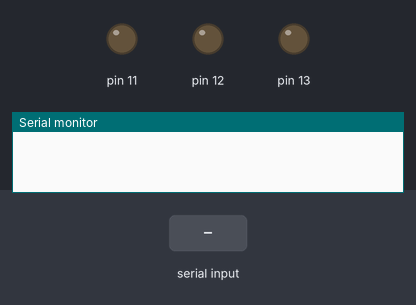
Bench run of a sketch on a simulated Arduino Uno, built with avr-gcc and run on an emulated ATmega328P. Parts: output pins drawn as LEDs (lit = HIGH), the last lines printed to the serial monitor. The inputs (shaded band) are chosen by the test bench.

Above: at 1.2 s.
1.3 s: "90,45\n" received over Serial
At 2.5 s:
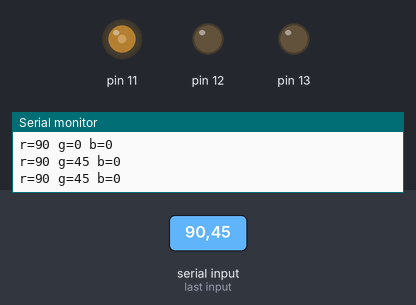
2.8 s: "30,150\n" received over Serial
At 3.9 s:
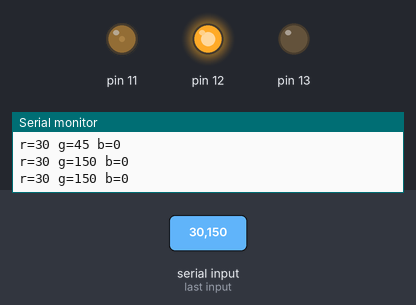
4.3 s: "0\n" received over Serial
At 5.6 s:
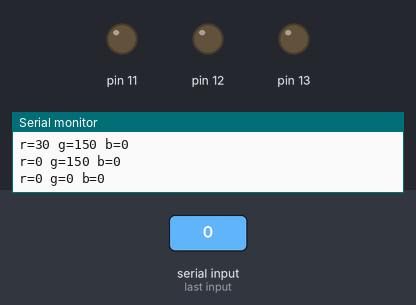
6.8 s: "200\n" received over Serial
At 8.0 s:
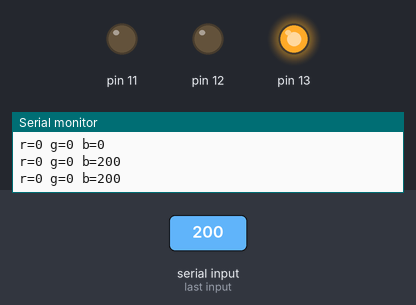
8.3 s: "200\n" received over Serial
At 9.1 s:
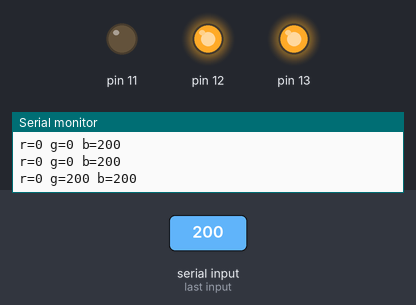
10.8 s: "90\n" received over Serial
At 11.6 s:
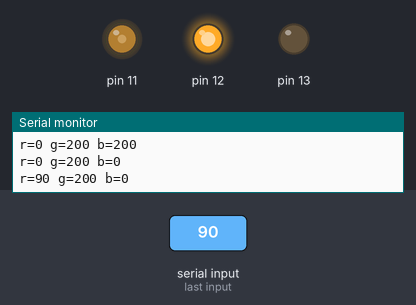
Timing chart, 0 to 13.8 s (numbered marks = the images above; inputs shaded):
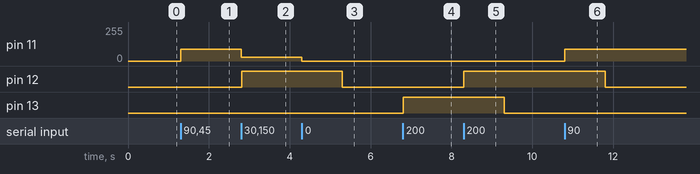

Measured:
- after the input at 1.3 s, pin 11: 0/255 → 90/255 at once
- after the input at 2.8 s, pin 11: 90/255 → 30/255 at once; pin 12: LOW → HIGH at once
- after the input at 4.3 s, pin 11: 30/255 → 0/255 at once; pin 12: HIGH → LOW after 1.0 s
- after the input at 6.8 s, pin 13: LOW → HIGH at once
- after the input at 8.3 s, pin 12: LOW → HIGH at once; pin 13: HIGH → LOW after 1.0 s
- after the input at 10.8 s, pin 11: 0/255 → 90/255 at once; pin 12: HIGH → LOW after 1.0 s

The sketch:

lecture3-rgbled-control-arduino.ino
```cpp
int r, g, b = 0;
int color = 0;

void setup() {
    Serial.begin(9600);
}

void loop() {
    if (Serial.available()) {
        int v = Serial.parseInt();
        if (color == 0) {
            r = v;
            color++;
        } else if (color == 1) {
            g = v;
            color++;
        } else if (color == 2) {
            b = v;
            color = 0;
        }
        Serial.print("r=");
        Serial.print(r);
        Serial.print(" g=");
        Serial.print(g);
        Serial.print(" b=");
        Serial.println(b);

        analogWrite(11, r);
        analogWrite(12, g);
        analogWrite(13, b);
    }
}
```
